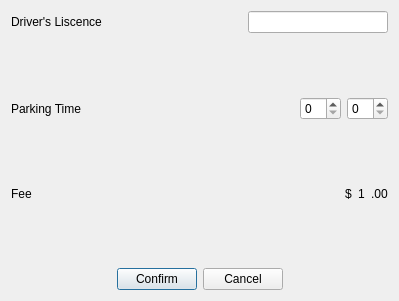
<?xml version="1.0" encoding="UTF-8"?>
<ui version="4.0">
 <class>inputDialog</class>
 <widget class="QDialog" name="inputDialog">
  <property name="geometry">
   <rect>
    <x>0</x>
    <y>0</y>
    <width>399</width>
    <height>301</height>
   </rect>
  </property>
  <property name="windowTitle">
   <string>Dialog</string>
  </property>
  <layout class="QHBoxLayout" name="horizontalLayout_5">
   <item>
    <layout class="QVBoxLayout" name="verticalLayout">
     <item>
      <layout class="QHBoxLayout" name="horizontalLayout">
       <item>
        <widget class="QLabel" name="liscencLabel">
         <property name="text">
          <string>Driver's Liscence</string>
         </property>
        </widget>
       </item>
       <item>
        <spacer name="horizontalSpacer">
         <property name="orientation">
          <enum>Qt::Horizontal</enum>
         </property>
         <property name="sizeHint" stdset="0">
          <size>
           <width>40</width>
           <height>20</height>
          </size>
         </property>
        </spacer>
       </item>
       <item>
        <widget class="QLineEdit" name="lineEdit"/>
       </item>
      </layout>
     </item>
     <item>
      <spacer name="verticalSpacer">
       <property name="orientation">
        <enum>Qt::Vertical</enum>
       </property>
       <property name="sizeHint" stdset="0">
        <size>
         <width>20</width>
         <height>40</height>
        </size>
       </property>
      </spacer>
     </item>
     <item>
      <layout class="QHBoxLayout" name="horizontalLayout_2">
       <item>
        <widget class="QLabel" name="timeLabel">
         <property name="text">
          <string>Parking Time</string>
         </property>
        </widget>
       </item>
       <item>
        <spacer name="horizontalSpacer_2">
         <property name="orientation">
          <enum>Qt::Horizontal</enum>
         </property>
         <property name="sizeHint" stdset="0">
          <size>
           <width>40</width>
           <height>20</height>
          </size>
         </property>
        </spacer>
       </item>
       <item>
        <widget class="QSpinBox" name="hrBox">
         <property name="maximum">
          <number>24</number>
         </property>
        </widget>
       </item>
       <item>
        <widget class="QSpinBox" name="minBox">
         <property name="minimum">
          <number>0</number>
         </property>
         <property name="maximum">
          <number>45</number>
         </property>
         <property name="singleStep">
          <number>1</number>
         </property>
         <property name="value">
          <number>0</number>
         </property>
        </widget>
       </item>
      </layout>
     </item>
     <item>
      <spacer name="verticalSpacer_2">
       <property name="orientation">
        <enum>Qt::Vertical</enum>
       </property>
       <property name="sizeHint" stdset="0">
        <size>
         <width>20</width>
         <height>40</height>
        </size>
       </property>
      </spacer>
     </item>
     <item>
      <layout class="QHBoxLayout" name="horizontalLayout_3">
       <item>
        <widget class="QLabel" name="feeLabel">
         <property name="text">
          <string>Fee</string>
         </property>
        </widget>
       </item>
       <item>
        <spacer name="horizontalSpacer_3">
         <property name="orientation">
          <enum>Qt::Horizontal</enum>
         </property>
         <property name="sizeHint" stdset="0">
          <size>
           <width>40</width>
           <height>20</height>
          </size>
         </property>
        </spacer>
       </item>
       <item>
        <widget class="QLabel" name="Label">
         <property name="text">
          <string>$</string>
         </property>
        </widget>
       </item>
       <item>
        <widget class="QLabel" name="moneyLabel">
         <property name="text">
          <string>1</string>
         </property>
        </widget>
       </item>
       <item>
        <widget class="QLabel" name="Label_2">
         <property name="text">
          <string>.00</string>
         </property>
        </widget>
       </item>
      </layout>
     </item>
     <item>
      <spacer name="verticalSpacer_3">
       <property name="orientation">
        <enum>Qt::Vertical</enum>
       </property>
       <property name="sizeHint" stdset="0">
        <size>
         <width>20</width>
         <height>40</height>
        </size>
       </property>
      </spacer>
     </item>
     <item>
      <layout class="QHBoxLayout" name="horizontalLayout_4">
       <item>
        <spacer name="horizontalSpacer_4">
         <property name="orientation">
          <enum>Qt::Horizontal</enum>
         </property>
         <property name="sizeHint" stdset="0">
          <size>
           <width>40</width>
           <height>20</height>
          </size>
         </property>
        </spacer>
       </item>
       <item>
        <widget class="QPushButton" name="confirmButton">
         <property name="text">
          <string>Confirm</string>
         </property>
        </widget>
       </item>
       <item>
        <widget class="QPushButton" name="cancelButton">
         <property name="text">
          <string>Cancel</string>
         </property>
        </widget>
       </item>
       <item>
        <spacer name="horizontalSpacer_5">
         <property name="orientation">
          <enum>Qt::Horizontal</enum>
         </property>
         <property name="sizeHint" stdset="0">
          <size>
           <width>40</width>
           <height>20</height>
          </size>
         </property>
        </spacer>
       </item>
      </layout>
     </item>
    </layout>
   </item>
  </layout>
 </widget>
 <resources/>
 <connections/>
</ui>
